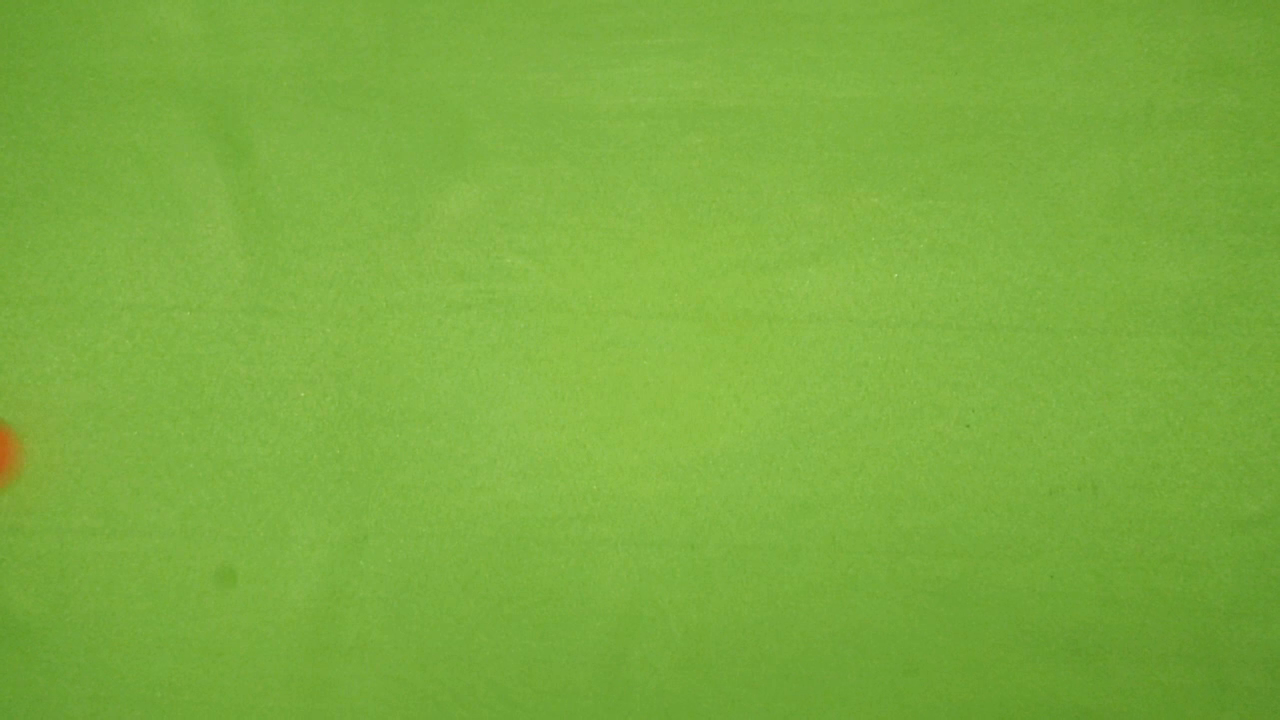
#> input picture frame 3 of video1-horizontal.mp4, 1280 x 720 px
$ python main.py
#> lines starting #> are read from the running program, lines starting #| are printed output that depends on the picture; after the words box and inside, x2 and y2 are one past the last pixel; in counts of white or black regions, pixels touching at a corner belong together
### seguidor.py
import math


class Seguidor:

    def __init__(self):
        self.id_count = 0
        self.centro_puntos = {}

    def rastrear(self, objetoCordenada):

        objetos_id = []

        for obj in objetoCordenada:
            x, y, w, h = obj

            cx = (x + x + w) // 2
            cy = (y + y + h) // 2

            object_det = False
            for id, pt in self.centro_puntos.items():
                dist = math.hypot(cx - pt[0], cy - pt[1])

                if dist < 25:
                    self.centro_puntos[id] = (cx, cy)
                    objetos_id.append([x, y, w, h, id])
                    object_det = True
                    break

            if object_det is False:
                self.centro_puntos[self.id_count] = (cx, cy)
                objetos_id.append([x, y, w, h, self.id_count])
                self.id_count = self.id_count + 1

        new_center_points = {}
        for obj_bb_id in objetos_id:
            _, _, _, _, object_id = obj_bb_id

            center = self.centro_puntos[object_id]
            new_center_points[object_id] = center

        self.centro_puntos = new_center_points.copy()
        return objetos_id

### main.py
import time

import numpy as np
import cv2 as cv

from seguidor import Seguidor

carI = {}
carO = {}
pruebas = {}

# 250, 415   390, 415
# 250,560   390,560

seguidor = Seguidor()

cap = cv.VideoCapture("video1-horizontal.mp4")
deteccion = cv.createBackgroundSubtractorMOG2(history=10000, varThreshold=100)

v_a = [250, 415]
v_b = [390, 415]
v_c = [390, 560]
v_d = [250, 560]

v_e = [970, 370]
v_f = [1117, 370]
v_g = [1117, 505]
v_h = [970, 505]

def get_dimensions(frame):
    if frame is not None:
        height, width = frame.shape[:2]
        return height, width
    else:
        return None

def dibujar_cuadro(a, b, c, d):
    pts = np.array([a, b, c, d], np.int32)
    pts = pts.reshape((-1, 1, 2))
    cv.polylines(frame, [pts], isClosed=True, color=(255, 0, 0), thickness=2)
    return pts

def configurar_contorno(frame):
    mascara = deteccion.apply(frame)
    filtro = cv.GaussianBlur(mascara, (11, 11), 0)

    # umbral
    _, umbral = cv.threshold(filtro, 50, 255, cv.THRESH_BINARY)

    # dilatamos
    dilatacion = cv.dilate(umbral, np.ones((3, 3)))
    kernel = cv.getStructuringElement(cv.MORPH_ELLIPSE, (3, 3))
    cierre = cv.morphologyEx(dilatacion, cv.MORPH_CLOSE, kernel)
    contornos, _ = cv.findContours(cierre, cv.RETR_TREE, cv.CHAIN_APPROX_SIMPLE)
    return contornos

def indicar_colision(pts, frame, cx, cy, x, y):
    area = cv.pointPolygonTest(pts, (cx, cy), False)
    if area >= 0:
        cv.circle(frame, (cx, cy), 3, (247, 17, 130), -1)
        cv.putText(frame, f'ENTRAMOS 1 (x, y): ({x}, {y})', (10, 30),
                   cv.FONT_HERSHEY_SIMPLEX, 1, (0, 255, 0), 2)


while True:

    ret, frame = cap.read()
#> frame is the input picture: shape (720, 1280, 3); mean B, G, R 63.2, 174.2, 124.2

    if not ret:
        cap.set(cv.CAP_PROP_POS_FRAMES, 0)
        continue  # reiniciar la reproducción

    height, width = get_dimensions(frame)
#> height = 720; width = 1280

    mask = np.zeros((height, width), dtype=np.uint8)

    # Definir los puntos para el cuadro
    pts = dibujar_cuadro(v_a, v_b, v_c, v_d)
    pts2 = dibujar_cuadro(v_e, v_f, v_g, v_h)
#> in dibujar_cuadro (call 2), `cv.polylines(frame, [pts], isClosed=True, color=(255, 0, 0), thickness..`:
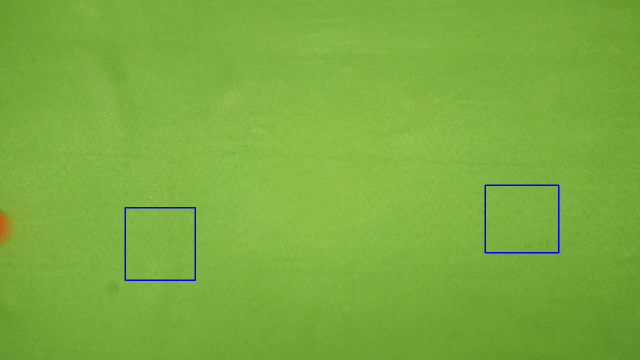
#> frame: shape (720, 1280, 3) (shown at 1/2 size); mean B, G, R 63.9, 173.6, 123.8

    detecciones = []

    contornos = configurar_contorno(frame)
#> in configurar_contorno, `contornos, _ = cv.findContours(cierre, cv.RETR_TREE, cv.CHAIN_APPROX_S..`: contornos = [[[0, 0], [0, 719], [1279, 719], [1279, 0]]]
#> contornos = [[[0, 0], [0, 719], [1279, 719], [1279, 0]]]
    for contorno in contornos:
        area = cv.contourArea(contorno)
        if area > 5999:
            x, y, w, h = cv.boundingRect(contorno)
            cv.rectangle(frame, (x,y), (x+w, y+h), (255,255,0), 3)
            detecciones.append([x, y, w, h])
#> this loop made 1 pass
#> (contorno, area, x, y, w, h) on pass 1: ([[0, 0], [0, 719], [1279, 719], [1279, 0]], 919601, 0, 0, 1280, 720)
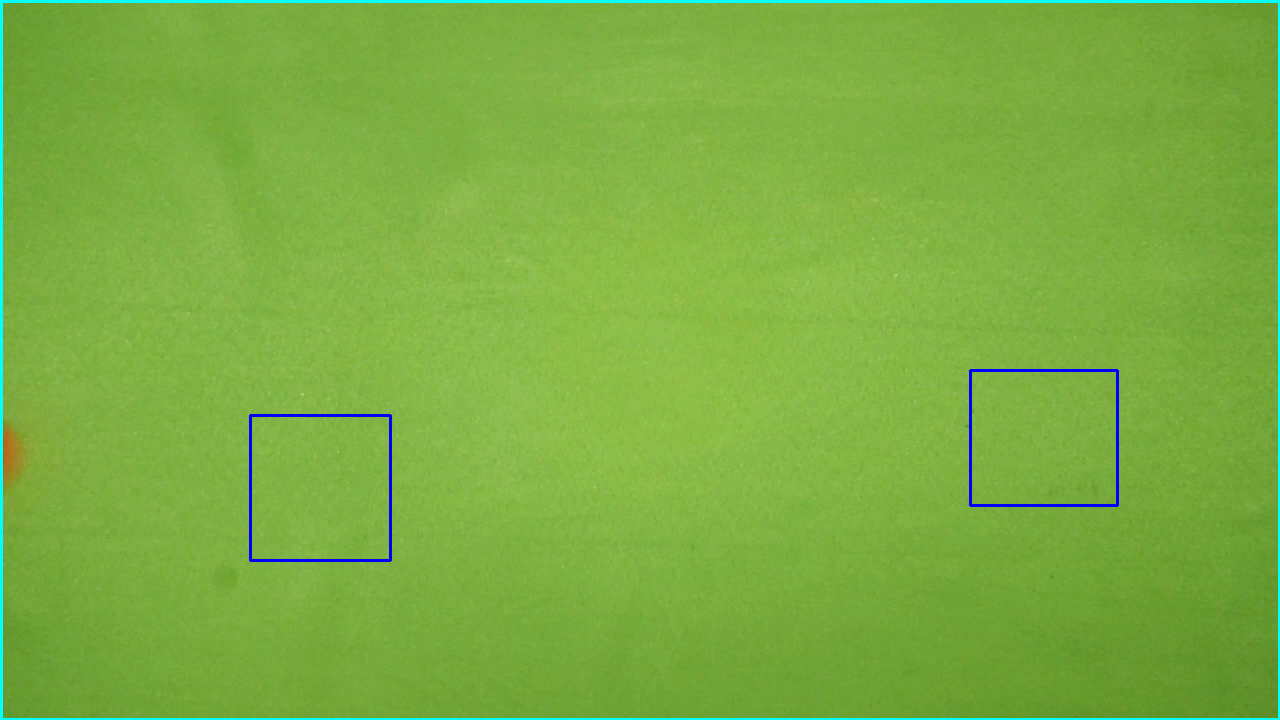
#> frame: shape (720, 1280, 3); 1.08% of pixels changed, all inside (x1, y1, x2, y2) = (0, 0, 1280, 720)
#> after the loop, detecciones = [[0, 0, 1280, 720]]

    objecto_id = seguidor.rastrear(detecciones)
#> the loop in rastrear, `for obj in objetoCordenada:` made 1 pass
#> (x, y, w, h, cx, cy, self.id_count) on pass 1: (0, 0, 1280, 720, 640, 360, 1)
#> after the loop in rastrear, `for obj in objetoCordenada:`: objetos_id = [[0, 0, 1280, 720, 0]]; self.centro_puntos = {0: (640, 360)}; self.id_count = 1
#> the loop in rastrear, `for obj_bb_id in objetos_id:` made 1 pass
#> (obj_bb_id, object_id, center) on pass 1: ([0, 0, 1280, 720, 0], 0, (640, 360))
#> after the loop in rastrear, `for obj_bb_id in objetos_id:`: new_center_points = {0: (640, 360)}
#> objecto_id = [[0, 0, 1280, 720, 0]]

    for objeto in objecto_id:
        x, y, ancho, alto, id = objeto
        cv.putText(frame, f'({x},{y})', (x,y-15), cv.FONT_HERSHEY_PLAIN, 1, (0,255,255), 2)

        # pintamos rectangulo rojo
        # cv.rectangle(frame, (x, y - 10), (x + ancho, y + alto), (0, 0, 255), 2)
        cx = int(x + ancho / 2)
        cy = int(y + alto / 2)

        indicar_colision(pts, frame, cx, cy, x, y)
        indicar_colision(pts2, frame, cx, cy, x, y)
#> this loop made 1 pass
#> (x, y, ancho, alto, id, cx, cy) on pass 1: (0, 0, 1280, 720, 0, 640, 360)


    # muestra el video
    cv.imshow("Video", frame)

    key = cv.waitKey(int(1000/25))  # Esperar 1 milisegundo
#> (key q is pressed here)

    if key == ord('q'):  # Presionar 'q' para salir del bucle
        break


# Liberar la cámara
cap.release()

# Cerrar todas las ventanas
cv.destroyAllWindows()

$ run again, starting later in the video
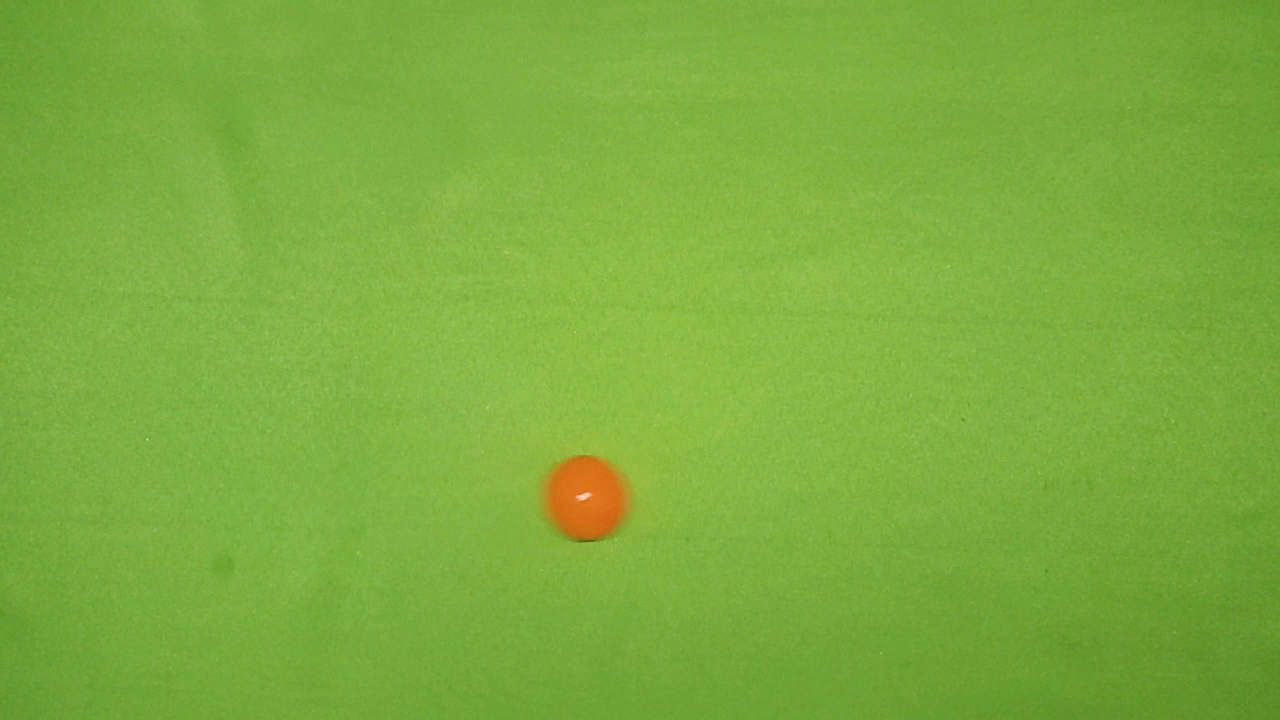
#> input picture frame 14 of video1-horizontal.mp4, 1280 x 720 px
#> frame is the input picture: shape (720, 1280, 3); mean B, G, R 61.8, 173.3, 124
#> `height, width = get_dimensions(frame)`: height = 720; width = 1280
#> in dibujar_cuadro (call 2), `cv.polylines(frame, [pts], isClosed=True, color=(255, 0, 0), thickness..`:
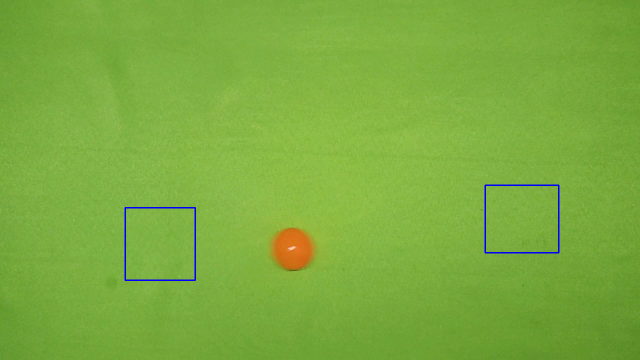
#> frame: shape (720, 1280, 3) (shown at 1/2 size); mean B, G, R 62.5, 172.6, 123.5
#> mascara: shape (720, 1280); every value is 127
#> umbral: shape (720, 1280); every value is 255
#> in configurar_contorno, `contornos, _ = cv.findContours(cierre, cv.RETR_TREE, cv.CHAIN_APPROX_S..`: contornos = [[[0, 0], [0, 719], [1279, 719], [1279, 0]]]
#> the loop `for contorno in contornos:` made 1 pass
#> (contorno, area, x, y, w, h) on pass 1: ([[0, 0], [0, 719], [1279, 719], [1279, 0]], 919601, 0, 0, 1280, 720)
#> after the loop `for contorno in contornos:`:
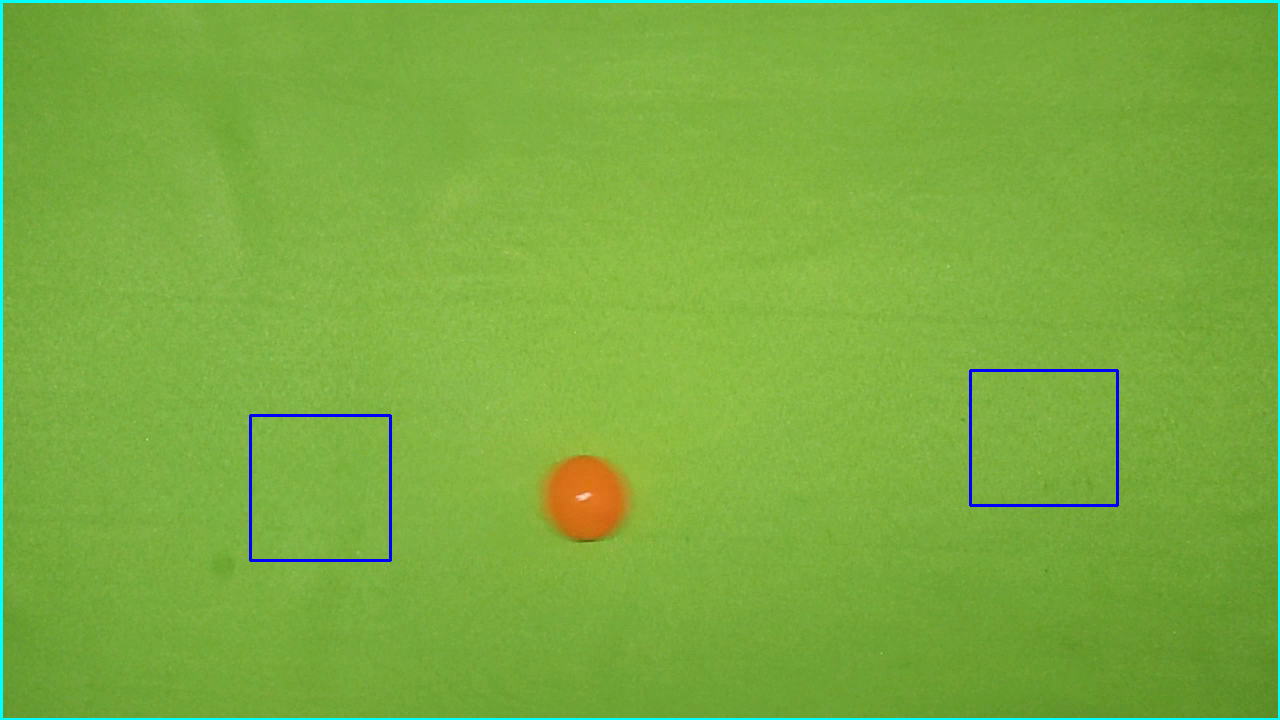
#> frame: shape (720, 1280, 3); 1.08% of pixels changed, all inside (x1, y1, x2, y2) = (0, 0, 1280, 720)
#> after the loop `for contorno in contornos:`: detecciones = [[0, 0, 1280, 720]]
#> the loop in rastrear, `for obj in objetoCordenada:` made 1 pass
#> (x, y, w, h, cx, cy, self.id_count) on pass 1: (0, 0, 1280, 720, 640, 360, 1)
#> after the loop in rastrear, `for obj in objetoCordenada:`: objetos_id = [[0, 0, 1280, 720, 0]]; self.centro_puntos = {0: (640, 360)}; self.id_count = 1
#> the loop in rastrear, `for obj_bb_id in objetos_id:` made 1 pass
#> (obj_bb_id, object_id, center) on pass 1: ([0, 0, 1280, 720, 0], 0, (640, 360))
#> after the loop in rastrear, `for obj_bb_id in objetos_id:`: new_center_points = {0: (640, 360)}
#> objecto_id = [[0, 0, 1280, 720, 0]]
#> the loop `for objeto in objecto_id:` made 1 pass
#> (x, y, ancho, alto, id, cx, cy) on pass 1: (0, 0, 1280, 720, 0, 640, 360)

$ run again, starting later in the video
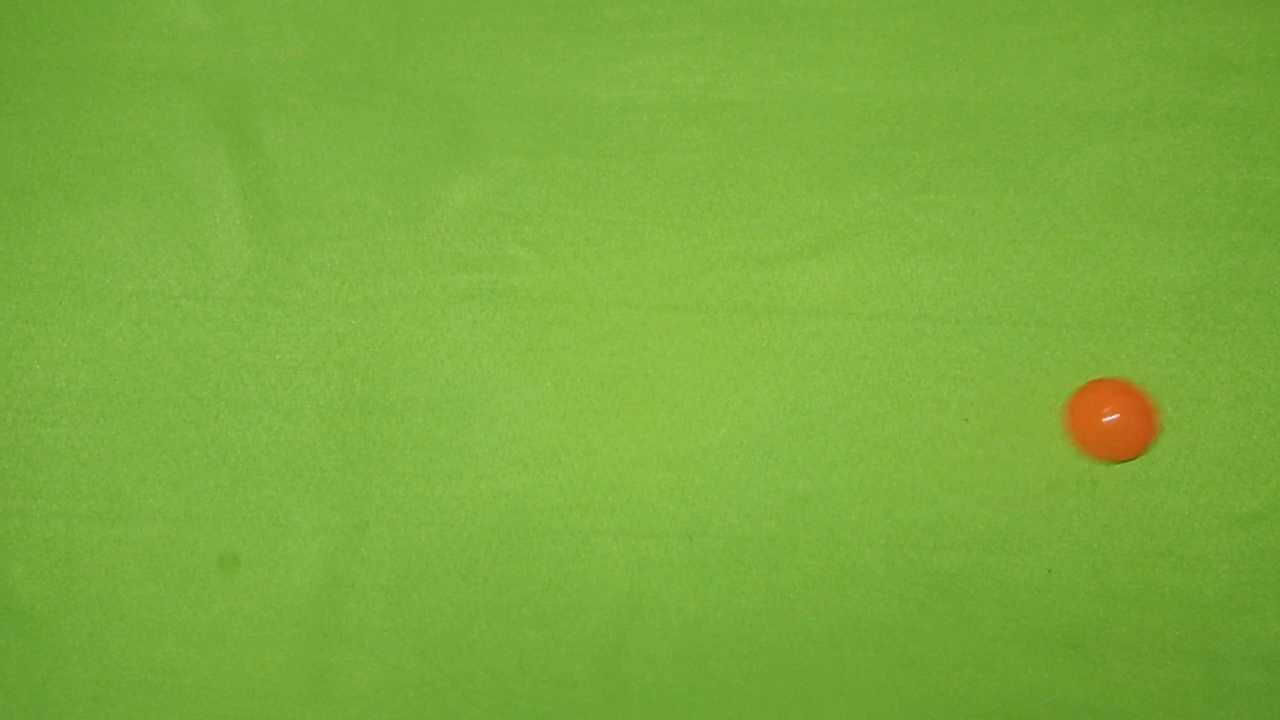
#> input picture frame 25 of video1-horizontal.mp4, 1280 x 720 px
#> frame is the input picture: shape (720, 1280, 3); mean B, G, R 61.7, 172.5, 123.5
#> `height, width = get_dimensions(frame)`: height = 720; width = 1280
#> in dibujar_cuadro (call 2), `cv.polylines(frame, [pts], isClosed=True, color=(255, 0, 0), thickness..`:
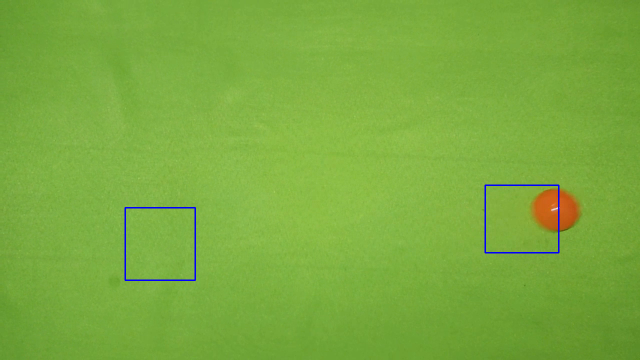
#> frame: shape (720, 1280, 3) (shown at 1/2 size); mean B, G, R 62.4, 171.9, 123
#> mascara: shape (720, 1280); every value is 127
#> umbral: shape (720, 1280); every value is 255
#> in configurar_contorno, `contornos, _ = cv.findContours(cierre, cv.RETR_TREE, cv.CHAIN_APPROX_S..`: contornos = [[[0, 0], [0, 719], [1279, 719], [1279, 0]]]
#> the loop `for contorno in contornos:` made 1 pass
#> (contorno, area, x, y, w, h) on pass 1: ([[0, 0], [0, 719], [1279, 719], [1279, 0]], 919601, 0, 0, 1280, 720)
#> after the loop `for contorno in contornos:`:
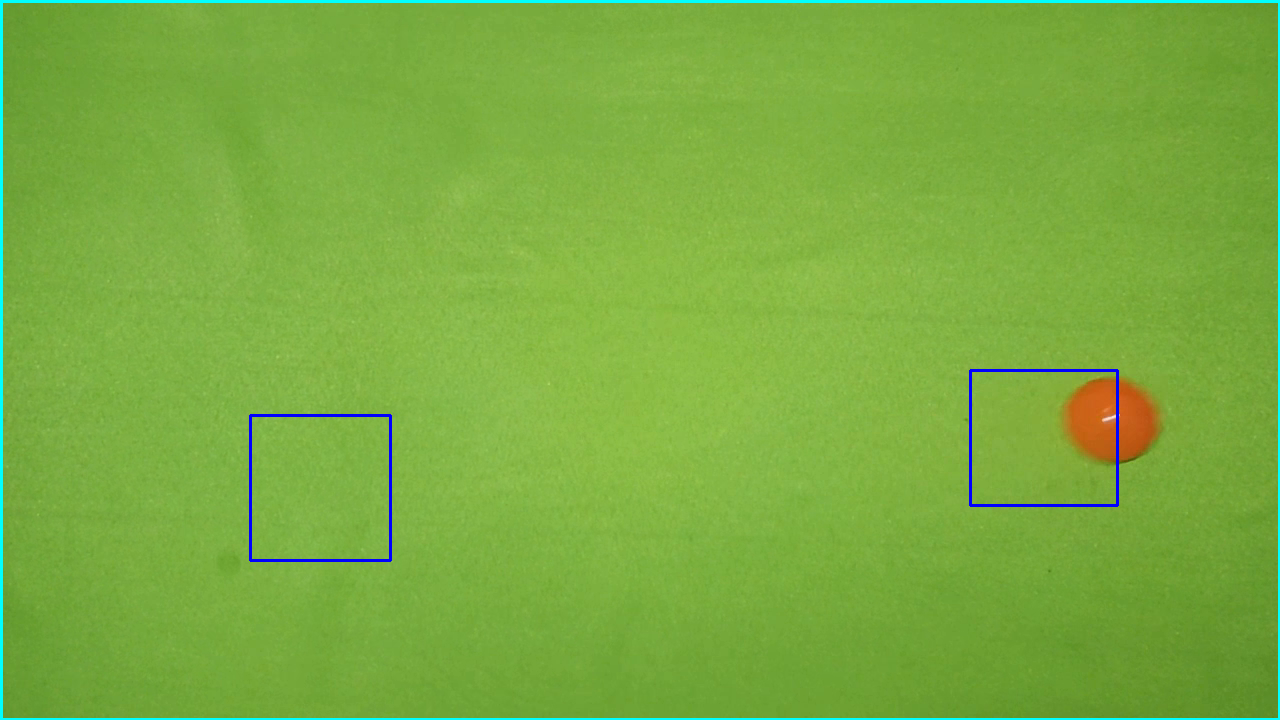
#> frame: shape (720, 1280, 3); 1.08% of pixels changed, all inside (x1, y1, x2, y2) = (0, 0, 1280, 720)
#> after the loop `for contorno in contornos:`: detecciones = [[0, 0, 1280, 720]]
#> the loop in rastrear, `for obj in objetoCordenada:` made 1 pass
#> (x, y, w, h, cx, cy, self.id_count) on pass 1: (0, 0, 1280, 720, 640, 360, 1)
#> after the loop in rastrear, `for obj in objetoCordenada:`: objetos_id = [[0, 0, 1280, 720, 0]]; self.centro_puntos = {0: (640, 360)}; self.id_count = 1
#> the loop in rastrear, `for obj_bb_id in objetos_id:` made 1 pass
#> (obj_bb_id, object_id, center) on pass 1: ([0, 0, 1280, 720, 0], 0, (640, 360))
#> after the loop in rastrear, `for obj_bb_id in objetos_id:`: new_center_points = {0: (640, 360)}
#> objecto_id = [[0, 0, 1280, 720, 0]]
#> the loop `for objeto in objecto_id:` made 1 pass
#> (x, y, ancho, alto, id, cx, cy) on pass 1: (0, 0, 1280, 720, 0, 640, 360)
